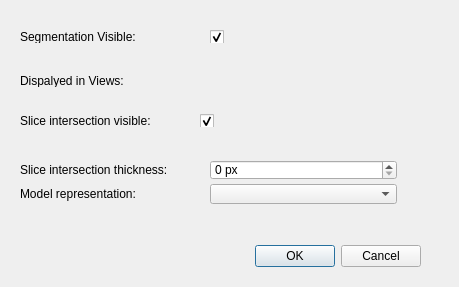
<?xml version="1.0" encoding="UTF-8"?>
<ui version="4.0">
 <class>qSRPlanSegmentationDisplaySettingsDialog</class>
 <widget class="QDialog" name="qSRPlanSegmentationDisplaySettingsDialog">
  <property name="geometry">
   <rect>
    <x>0</x>
    <y>0</y>
    <width>459</width>
    <height>287</height>
   </rect>
  </property>
  <property name="windowTitle">
   <string>Segmentation Display Settings Dialog</string>
  </property>
  <widget class="QDialogButtonBox" name="buttonBox">
   <property name="geometry">
    <rect>
     <x>80</x>
     <y>240</y>
     <width>341</width>
     <height>32</height>
    </rect>
   </property>
   <property name="orientation">
    <enum>Qt::Horizontal</enum>
   </property>
   <property name="standardButtons">
    <set>QDialogButtonBox::Cancel|QDialogButtonBox::Ok</set>
   </property>
  </widget>
  <widget class="QLabel" name="label_SliceIntersectionThickness">
   <property name="geometry">
    <rect>
     <x>20</x>
     <y>160</y>
     <width>188</width>
     <height>20</height>
    </rect>
   </property>
   <property name="text">
    <string>Slice intersection thickness:</string>
   </property>
  </widget>
  <widget class="qMRMLDisplayNodeViewComboBox" name="DisplayNodeViewComboBox" native="true">
   <property name="geometry">
    <rect>
     <x>180</x>
     <y>70</y>
     <width>271</width>
     <height>21</height>
    </rect>
   </property>
  </widget>
  <widget class="QCheckBox" name="checkBox_SliceIntersectionVisible">
   <property name="geometry">
    <rect>
     <x>200</x>
     <y>114</y>
     <width>187</width>
     <height>13</height>
    </rect>
   </property>
   <property name="text">
    <string/>
   </property>
   <property name="checked">
    <bool>true</bool>
   </property>
  </widget>
  <widget class="QCheckBox" name="checkBox_Visible">
   <property name="geometry">
    <rect>
     <x>210</x>
     <y>30</y>
     <width>187</width>
     <height>13</height>
    </rect>
   </property>
   <property name="text">
    <string/>
   </property>
   <property name="checked">
    <bool>true</bool>
   </property>
  </widget>
  <widget class="QLabel" name="label_Views">
   <property name="geometry">
    <rect>
     <x>20</x>
     <y>74</y>
     <width>188</width>
     <height>13</height>
    </rect>
   </property>
   <property name="text">
    <string>Dispalyed in Views:</string>
   </property>
  </widget>
  <widget class="QLabel" name="label_Representation">
   <property name="geometry">
    <rect>
     <x>20</x>
     <y>184</y>
     <width>188</width>
     <height>20</height>
    </rect>
   </property>
   <property name="toolTip">
    <string>Representation that is shown as a model in 3D and as slice intersections in 2D if exists</string>
   </property>
   <property name="text">
    <string>Model representation:</string>
   </property>
  </widget>
  <widget class="QSpinBox" name="spinBox_SliceIntersectionThickness">
   <property name="geometry">
    <rect>
     <x>210</x>
     <y>160</y>
     <width>187</width>
     <height>20</height>
    </rect>
   </property>
   <property name="suffix">
    <string> px</string>
   </property>
   <property name="maximum">
    <number>10</number>
   </property>
  </widget>
  <widget class="QLabel" name="label_Visible">
   <property name="geometry">
    <rect>
     <x>20</x>
     <y>30</y>
     <width>188</width>
     <height>13</height>
    </rect>
   </property>
   <property name="text">
    <string>Segmentation Visible:</string>
   </property>
  </widget>
  <widget class="QComboBox" name="comboBox_DisplayedModelRepresentation">
   <property name="geometry">
    <rect>
     <x>210</x>
     <y>184</y>
     <width>187</width>
     <height>20</height>
    </rect>
   </property>
   <property name="toolTip">
    <string>Representation that is shown as a model in 3D and as slice intersections in 2D</string>
   </property>
  </widget>
  <widget class="QLabel" name="label_SliceIntersectionVisible">
   <property name="geometry">
    <rect>
     <x>20</x>
     <y>114</y>
     <width>188</width>
     <height>13</height>
    </rect>
   </property>
   <property name="text">
    <string>Slice intersection visible:</string>
   </property>
  </widget>
 </widget>
 <customwidgets>
  <customwidget>
   <class>qMRMLNodeComboBox</class>
   <extends>QWidget</extends>
   <header>qMRMLNodeComboBox.h</header>
   <container>1</container>
  </customwidget>
  <customwidget>
   <class>qMRMLCheckableNodeComboBox</class>
   <extends>qMRMLNodeComboBox</extends>
   <header>qMRMLCheckableNodeComboBox.h</header>
   <container>1</container>
  </customwidget>
  <customwidget>
   <class>qMRMLDisplayNodeViewComboBox</class>
   <extends>qMRMLCheckableNodeComboBox</extends>
   <header>qMRMLDisplayNodeViewComboBox.h</header>
   <container>1</container>
  </customwidget>
 </customwidgets>
 <resources/>
 <connections>
  <connection>
   <sender>buttonBox</sender>
   <signal>accepted()</signal>
   <receiver>qSRPlanSegmentationDisplaySettingsDialog</receiver>
   <slot>accept()</slot>
   <hints>
    <hint type="sourcelabel">
     <x>248</x>
     <y>254</y>
    </hint>
    <hint type="destinationlabel">
     <x>157</x>
     <y>274</y>
    </hint>
   </hints>
  </connection>
  <connection>
   <sender>buttonBox</sender>
   <signal>rejected()</signal>
   <receiver>qSRPlanSegmentationDisplaySettingsDialog</receiver>
   <slot>reject()</slot>
   <hints>
    <hint type="sourcelabel">
     <x>316</x>
     <y>260</y>
    </hint>
    <hint type="destinationlabel">
     <x>286</x>
     <y>274</y>
    </hint>
   </hints>
  </connection>
 </connections>
</ui>
